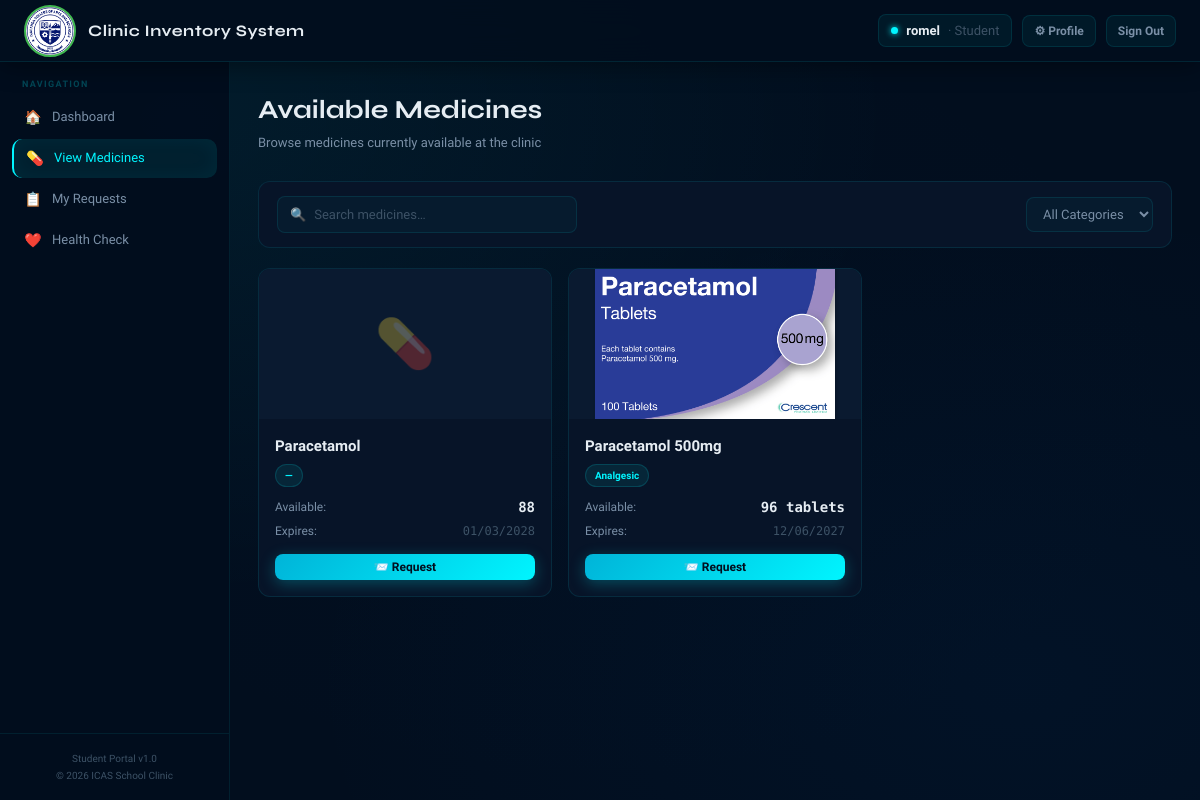
Screenshot of /user_medicines.php (signed in) with the database file from the repository.
### tables this page shows
CREATE TABLE `medicines` (
  `medicine_id` int(11) NOT NULL,
  `medicine_name` varchar(100) NOT NULL,
  `category` varchar(50) DEFAULT NULL,
  `quantity` int(11) DEFAULT 0,
  `unit` varchar(20) DEFAULT NULL,
  `expiration_date` date DEFAULT NULL,
  `date_added` date DEFAULT NULL,
  `status` varchar(20) DEFAULT 'In Stock',
  `remarks` text DEFAULT NULL,
  `image` varchar(255) DEFAULT NULL
);

### config/helpers.php (called while the page is built, shortened)
<?php
function fmtDate(?string $d): string {
    return date('m/d/Y', strtotime($d));
}
function qtyColor(int $qty): string {
    return 'var(--text)';
}
?>

### user_medicines.php (the view, shortened to what this page needs)
<?php
require_once __DIR__ . '/config/db.php';
require_once __DIR__ . '/config/helpers.php';
$user_name  = $_SESSION['user_name'];
$search   = trim($_GET['search']   ?? '');
$where  = ["status = 'In Stock'", "quantity > 0"];
$params = [];
$types  = '';
$sql = "SELECT * FROM medicines WHERE " . implode(" AND ", $where) . " ORDER BY medicine_name ASC";
if ($params) {
    $stmt = $conn->prepare($sql);
    $stmt->bind_param($types, ...$params);
    $stmt->execute();
    $medicines = $stmt->get_result();
} else {
    $medicines = $conn->query($sql);
}
?>
<!DOCTYPE html>
<html lang="en">
<head>
  <link rel="stylesheet" href="assets/css/style.css">
</head>
<body>
<div class="topbar">
  <div class="topbar-left">
    <div class="topbar-logo">
      <img src="assets/images/logo.png" alt="Logo"
           style="width:52px;height:52px;object-fit:cover;border-radius:50%;border:2px solid #3fb950;">
    </div>
    <div class="topbar-title">Clinic Inventory System</div>
  </div>
  <div class="topbar-right">
    <div class="topbar-user">
      <div class="user-dot"></div>
      <span><?= htmlspecialchars($user_name) ?></span>
      <span class="user-role">· Student</span>
    </div>
    <a href="user_profile.php" class="btn btn-secondary btn-sm">⚙ Profile</a>
    <a href="user_logout.php"  class="btn btn-secondary btn-sm">Sign Out</a>
  </div>
</div>
<div class="layout">
  <aside class="sidebar">
    <div class="sidebar-section">
      <div class="sidebar-label">Navigation</div>
      <a href="user_dashboard.php" class="nav-item">
        <span class="nav-icon">🏠</span> Dashboard
      </a>
      <a href="user_medicines.php" class="nav-item active">
        <span class="nav-icon">💊</span> View Medicines
      </a>
      <a href="user_requests.php" class="nav-item">
        <span class="nav-icon">📋</span> My Requests
      </a>
      <a href="health_check.php" class="nav-item">
  <span class="nav-icon">❤️</span> Health Check
</a>
    </div>
    <div class="sidebar-footer">
      <div class="sidebar-build">Student Portal v1.0</div>
      <div class="sidebar-build">© <?= date('Y') ?> ICAS School Clinic</div>
    </div>
  </aside>
  <main class="main-content">
    <div class="page-header">
      <div>
        <h1>Available Medicines</h1>
        <p>Browse medicines currently available at the clinic</p>
      </div>
    </div>
    <form method="GET" action="user_medicines.php">
      <div class="table-toolbar" style="background:var(--surface);border:1px solid var(--border);border-radius:var(--radius);margin-bottom:20px;">
        <div class="search-box">
          <span class="search-icon">🔍</span>
          <input type="text" name="search"
                 value="<?= htmlspecialchars($search) ?>"
                 placeholder="Search medicines…"
                 onchange="this.form.submit()">
        </div>
        <div class="filter-group">
          <select class="filter-select" name="category" onchange="this.form.submit()">
            <option value="">All Categories</option>
          </select>
        </div>
      </div>
    </form>
    <?php if ($medicines->num_rows > 0): ?>
    <div style="display:grid;grid-template-columns:repeat(auto-fill,minmax(220px,1fr));gap:16px;margin-bottom:24px;">
      <?php while ($m = $medicines->fetch_assoc()): ?>
      <div style="background:var(--surface);border:1px solid var(--border);border-radius:12px;overflow:hidden;transition:transform .2s,box-shadow .2s;"
           onmouseover="this.style.transform='translateY(-4px)';this.style.boxShadow='0 8px 24px rgba(0,0,0,0.4)'"
           onmouseout="this.style.transform='';this.style.boxShadow=''">
        <div style="height:150px;background:var(--surface2);display:flex;align-items:center;justify-content:center;overflow:hidden;">
          <?php if (!empty($m['image'])): ?>
            <img src="assets/uploads/medicines/<?= htmlspecialchars($m['image']) ?>"
                 style="width:100%;height:100%;object-fit:cover;"
                 onerror="this.style.display='none';this.nextElementSibling.style.display='flex';">
            <div style="display:none;width:100%;height:100%;align-items:center;justify-content:center;font-size:48px;opacity:.3">💊</div>
          <?php else: ?>
            <span style="font-size:48px;opacity:0.3">💊</span>
          <?php endif; ?>
        </div>
        <div style="padding:16px;">
          <div style="font-weight:600;font-size:15px;margin-bottom:6px;color:var(--text)">
            <?= htmlspecialchars($m['medicine_name']) ?>
          </div>
          <div style="margin-bottom:10px;">
            <span class="badge cat"><?= htmlspecialchars($m['category'] ?: '—') ?></span>
          </div>
          <div style="display:flex;justify-content:space-between;align-items:center;margin-bottom:4px;">
            <span style="font-size:12px;color:var(--text2)">Available:</span>
            <span style="font-weight:700;color:<?= qtyColor((int)$m['quantity']) ?>;font-family:'DM Mono',monospace">
              <?= $m['quantity'] ?> <?= htmlspecialchars($m['unit'] ?: '') ?>
            </span>
          </div>
          <?php if ($m['expiration_date']): ?>
          <div style="display:flex;justify-content:space-between;align-items:center;margin-bottom:14px;">
            <span style="font-size:12px;color:var(--text2)">Expires:</span>
            <span style="font-size:12px;font-family:'DM Mono',monospace;color:var(--text3)">
              <?= fmtDate($m['expiration_date']) ?>
            </span>
          </div>
          <?php endif; ?>
          <button onclick="openRequestModal(<?= $m['medicine_id'] ?>, '<?= htmlspecialchars($m['medicine_name'], ENT_QUOTES) ?>', <?= $m['quantity'] ?>)"
                  class="btn btn-primary btn-sm"
                  style="width:100%;justify-content:center;">
            📨 Request
          </button>
        </div>
      </div>
      <?php endwhile; ?>
    </div>
    <?php endif; ?>
  </main>
</div>
</body>
</html>

### rows the page displays
medicines: medicine_name "Paracetamol", category "—", quantity "88", expiration_date "01/03/2028"
medicines: image (picture), medicine_name "Paracetamol 500mg", category "Analgesic", quantity "96", unit "tablets", expiration_date "12/06/2027"

### other values shown
$user_name "romel"
